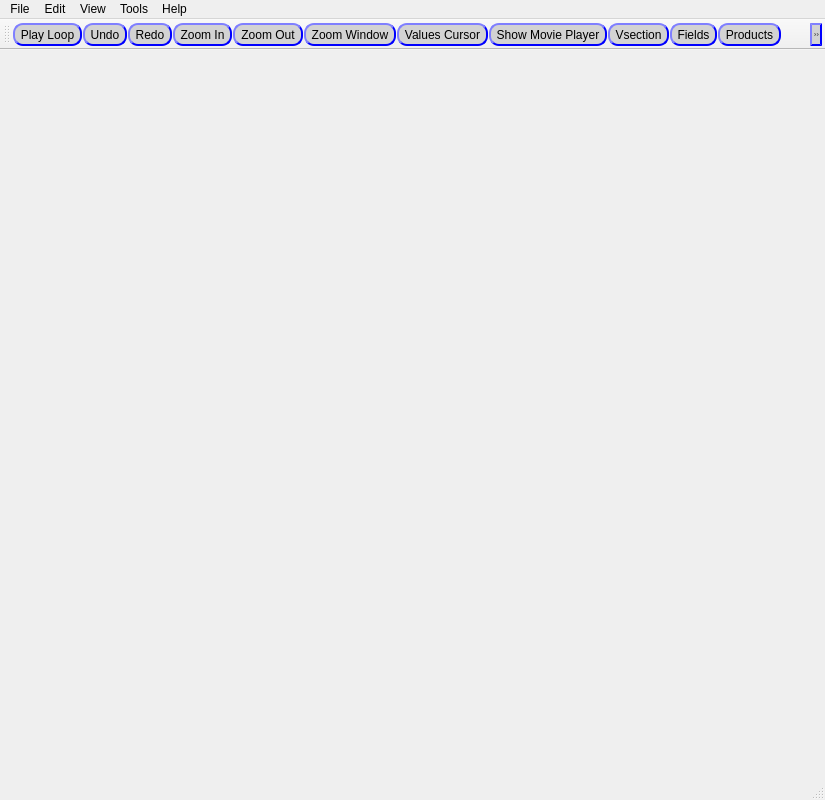
<?xml version="1.0" encoding="UTF-8"?>
<ui version="4.0">
 <class>MainWindow</class>
 <widget class="QMainWindow" name="MainWindow">
  <property name="enabled">
   <bool>true</bool>
  </property>
  <property name="geometry">
   <rect>
    <x>0</x>
    <y>0</y>
    <width>825</width>
    <height>800</height>
   </rect>
  </property>
  <property name="sizePolicy">
   <sizepolicy hsizetype="Preferred" vsizetype="Preferred">
    <horstretch>1</horstretch>
    <verstretch>0</verstretch>
   </sizepolicy>
  </property>
  <property name="windowTitle">
   <string>LUCID Main View</string>
  </property>
  <property name="windowOpacity">
   <double>1.000000000000000</double>
  </property>
  <property name="toolTipDuration">
   <number>-6</number>
  </property>
  <property name="whatsThis">
   <string notr="true"/>
  </property>
  <property name="autoFillBackground">
   <bool>false</bool>
  </property>
  <property name="animated">
   <bool>false</bool>
  </property>
  <property name="documentMode">
   <bool>false</bool>
  </property>
  <widget class="QWidget" name="centralWidget">
   <property name="styleSheet">
    <string notr="true"/>
   </property>
  </widget>
  <widget class="QMenuBar" name="menuBar">
   <property name="geometry">
    <rect>
     <x>0</x>
     <y>0</y>
     <width>825</width>
     <height>22</height>
    </rect>
   </property>
   <widget class="QMenu" name="menuFile">
    <property name="title">
     <string>File</string>
    </property>
    <addaction name="actionNew"/>
    <addaction name="actionOpen"/>
    <addaction name="actionSave"/>
    <addaction name="actionSave_Selection"/>
    <addaction name="actionPrint"/>
    <addaction name="separator"/>
   </widget>
   <widget class="QMenu" name="menuEdit">
    <property name="title">
     <string>Edit</string>
    </property>
    <addaction name="actionUndo"/>
    <addaction name="actionRedo"/>
    <addaction name="separator"/>
    <addaction name="actionCut"/>
    <addaction name="actionCopy"/>
    <addaction name="actionPaste"/>
    <addaction name="separator"/>
    <addaction name="actionReset"/>
    <addaction name="actionReload"/>
   </widget>
   <widget class="QMenu" name="menuView">
    <property name="title">
     <string>View</string>
    </property>
    <widget class="QMenu" name="menuWindow">
     <property name="title">
      <string>Window</string>
     </property>
     <addaction name="actionVsection"/>
    </widget>
    <widget class="QMenu" name="menuShow">
     <property name="title">
      <string>Show</string>
     </property>
     <addaction name="actionMovie_Player"/>
     <addaction name="separator"/>
     <addaction name="actionFields"/>
     <addaction name="actionProducts"/>
     <addaction name="separator"/>
     <addaction name="actionMaps"/>
     <addaction name="actionData_Layers"/>
     <addaction name="actionOverlays"/>
     <addaction name="actionWind_Layer"/>
     <addaction name="actionStatus_Window"/>
     <addaction name="actionMisc_Configuration"/>
    </widget>
    <widget class="QMenu" name="menuZoom">
     <property name="title">
      <string>Zoom</string>
     </property>
     <addaction name="actionZoomIn"/>
     <addaction name="actionZoomOut"/>
     <addaction name="actionZoom_Window"/>
    </widget>
    <widget class="QMenu" name="menuType_Here">
     <property name="title">
      <string>Type Here</string>
     </property>
    </widget>
    <addaction name="menuWindow"/>
    <addaction name="menuShow"/>
    <addaction name="menuZoom"/>
    <addaction name="menuType_Here"/>
   </widget>
   <widget class="QMenu" name="menuTools">
    <property name="title">
     <string>Tools</string>
    </property>
    <addaction name="actionPlay_Loop"/>
    <addaction name="actionValues_Cursor"/>
   </widget>
   <widget class="QMenu" name="menuHelp">
    <property name="title">
     <string>Help</string>
    </property>
    <addaction name="actionView_Tutorial_Page"/>
   </widget>
   <addaction name="menuFile"/>
   <addaction name="menuEdit"/>
   <addaction name="menuView"/>
   <addaction name="menuTools"/>
   <addaction name="menuHelp"/>
  </widget>
  <widget class="QToolBar" name="mainToolBar">
   <property name="windowTitle">
    <string>mainToolbar</string>
   </property>
   <property name="toolTipDuration">
    <number>-1</number>
   </property>
   <property name="styleSheet">
    <string notr="true">
QToolButton {
background-color: lightgray;
    border-style: outset;
    border-width: 2px;
    border-radius: 10px;
    border-color: blue;
    min-width: 1em;
    padding: 1px;
}


QToolButton:checked{
	background-color: gray;
   border-style: inset;
}


</string>
   </property>
   <attribute name="toolBarArea">
    <enum>TopToolBarArea</enum>
   </attribute>
   <attribute name="toolBarBreak">
    <bool>false</bool>
   </attribute>
   <addaction name="actionPlay_Loop"/>
   <addaction name="actionUndo"/>
   <addaction name="actionRedo"/>
   <addaction name="actionZoomIn"/>
   <addaction name="actionZoomOut"/>
   <addaction name="actionZoom_Window"/>
   <addaction name="actionValues_Cursor"/>
   <addaction name="actionMovie_Player"/>
   <addaction name="actionVsection"/>
   <addaction name="actionFields"/>
   <addaction name="actionProducts"/>
   <addaction name="actionMaps"/>
   <addaction name="actionData_Layers"/>
   <addaction name="actionOverlays"/>
   <addaction name="actionWind_Layer"/>
   <addaction name="actionStatus_Window"/>
   <addaction name="actionMisc_Configuration"/>
  </widget>
  <widget class="QStatusBar" name="statusBar"/>
  <action name="actionOpen">
   <property name="icon">
    <iconset>
     <normaloff>:/images/openProject.png</normaloff>:/images/openProject.png</iconset>
   </property>
   <property name="text">
    <string>Load Project</string>
   </property>
   <property name="iconVisibleInMenu">
    <bool>false</bool>
   </property>
  </action>
  <action name="actionSave">
   <property name="icon">
    <iconset>
     <normaloff>:/images/save.png</normaloff>:/images/save.png</iconset>
   </property>
   <property name="text">
    <string>Save Project</string>
   </property>
   <property name="iconVisibleInMenu">
    <bool>false</bool>
   </property>
  </action>
  <action name="actionPrint">
   <property name="icon">
    <iconset>
     <normaloff>:/images/print.png</normaloff>:/images/print.png</iconset>
   </property>
   <property name="text">
    <string>Print</string>
   </property>
   <property name="iconVisibleInMenu">
    <bool>false</bool>
   </property>
  </action>
  <action name="actionView_Tutorial_Page">
   <property name="text">
    <string>View CIDD Manual</string>
   </property>
  </action>
  <action name="actionNew">
   <property name="icon">
    <iconset>
     <normaloff>:/images/newProject.png</normaloff>:/images/newProject.png</iconset>
   </property>
   <property name="text">
    <string>New Project</string>
   </property>
   <property name="iconVisibleInMenu">
    <bool>false</bool>
   </property>
  </action>
  <action name="actionRedo">
   <property name="icon">
    <iconset resource="res.qrc">
     <normaloff>:/images/images/redo.png</normaloff>:/images/images/redo.png</iconset>
   </property>
   <property name="text">
    <string>Redo</string>
   </property>
   <property name="iconVisibleInMenu">
    <bool>false</bool>
   </property>
  </action>
  <action name="actionCut">
   <property name="text">
    <string>Cut</string>
   </property>
  </action>
  <action name="actionCopy">
   <property name="text">
    <string>Copy</string>
   </property>
  </action>
  <action name="actionPaste">
   <property name="text">
    <string>Paste</string>
   </property>
  </action>
  <action name="actionZoomIn">
   <property name="icon">
    <iconset resource="res.qrc">
     <normaloff>:/images/images/ZoomIn.png</normaloff>:/images/images/ZoomIn.png</iconset>
   </property>
   <property name="text">
    <string>Zoom In</string>
   </property>
   <property name="toolTip">
    <string>Zoom In</string>
   </property>
   <property name="iconVisibleInMenu">
    <bool>false</bool>
   </property>
  </action>
  <action name="actionVsection">
   <property name="icon">
    <iconset resource="res.qrc">
     <normaloff>:/images/images/graph.png</normaloff>:/images/images/graph.png</iconset>
   </property>
   <property name="text">
    <string>Vsection</string>
   </property>
  </action>
  <action name="actionFields">
   <property name="checkable">
    <bool>true</bool>
   </property>
   <property name="icon">
    <iconset resource="res.qrc">
     <normaloff>:/images/images/fields.png</normaloff>:/images/images/fields.png</iconset>
   </property>
   <property name="text">
    <string>Fields</string>
   </property>
  </action>
  <action name="actionMaps">
   <property name="checkable">
    <bool>true</bool>
   </property>
   <property name="checked">
    <bool>false</bool>
   </property>
   <property name="enabled">
    <bool>true</bool>
   </property>
   <property name="icon">
    <iconset resource="res.qrc">
     <normaloff>:/images/images/map.png</normaloff>:/images/images/map.png</iconset>
   </property>
   <property name="text">
    <string>Map Layers</string>
   </property>
   <property name="iconVisibleInMenu">
    <bool>false</bool>
   </property>
  </action>
  <action name="actionProducts">
   <property name="checkable">
    <bool>true</bool>
   </property>
   <property name="icon">
    <iconset resource="res.qrc">
     <normaloff>:/images/images/product.png</normaloff>:/images/images/product.png</iconset>
   </property>
   <property name="text">
    <string>Products</string>
   </property>
  </action>
  <action name="actionData_Layers">
   <property name="icon">
    <iconset resource="res.qrc">
     <normaloff>:/images/images/layers.png</normaloff>:/images/images/layers.png</iconset>
   </property>
   <property name="text">
    <string>Grid Data Layers</string>
   </property>
  </action>
  <action name="actionOverlays">
   <property name="icon">
    <iconset resource="res.qrc">
     <normaloff>:/images/images/outline.png</normaloff>:/images/images/outline.png</iconset>
   </property>
   <property name="text">
    <string>Overlays</string>
   </property>
   <property name="toolTip">
    <string>Overlays</string>
   </property>
  </action>
  <action name="actionWind_Layer">
   <property name="icon">
    <iconset resource="res.qrc">
     <normaloff>:/images/images/wind.png</normaloff>:/images/images/wind.png</iconset>
   </property>
   <property name="text">
    <string>Wind Layers</string>
   </property>
  </action>
  <action name="actionStatus_Window">
   <property name="icon">
    <iconset resource="res.qrc">
     <normaloff>:/images/images/statusWindow.png</normaloff>:/images/images/statusWindow.png</iconset>
   </property>
   <property name="text">
    <string>Status Window</string>
   </property>
  </action>
  <action name="actionSave_Selection">
   <property name="text">
    <string>Save Selection</string>
   </property>
  </action>
  <action name="actionReset">
   <property name="text">
    <string>Reset</string>
   </property>
  </action>
  <action name="actionReload">
   <property name="text">
    <string>Reload</string>
   </property>
  </action>
  <action name="actionMovie_Player">
   <property name="checkable">
    <bool>true</bool>
   </property>
   <property name="icon">
    <iconset resource="res.qrc">
     <normaloff>:/images/images/play.png</normaloff>:/images/images/play.png</iconset>
   </property>
   <property name="text">
    <string>Show Movie Player</string>
   </property>
   <property name="toolTip">
    <string>Show Movie Player Widget</string>
   </property>
  </action>
  <action name="actionUndo">
   <property name="icon">
    <iconset resource="res.qrc">
     <normaloff>:/images/images/Undo.png</normaloff>:/images/images/Undo.png</iconset>
   </property>
   <property name="text">
    <string>Undo</string>
   </property>
   <property name="iconVisibleInMenu">
    <bool>false</bool>
   </property>
  </action>
  <action name="actionZoomOut">
   <property name="icon">
    <iconset resource="res.qrc">
     <normaloff>:/images/images/ZoomOut.png</normaloff>:/images/images/ZoomOut.png</iconset>
   </property>
   <property name="text">
    <string>Zoom Out</string>
   </property>
   <property name="iconVisibleInMenu">
    <bool>false</bool>
   </property>
  </action>
  <action name="actionZoom_Window">
   <property name="icon">
    <iconset resource="res.qrc">
     <normaloff>:/images/images/zoomOptions.png</normaloff>:/images/images/zoomOptions.png</iconset>
   </property>
   <property name="text">
    <string>Zoom Window</string>
   </property>
  </action>
  <action name="actionPlay_Loop">
   <property name="icon">
    <iconset resource="res.qrc">
     <normaloff>:/images/images/loop.png</normaloff>:/images/images/loop.png</iconset>
   </property>
   <property name="text">
    <string>Play Loop</string>
   </property>
  </action>
  <action name="actionValues_Cursor">
   <property name="checkable">
    <bool>true</bool>
   </property>
   <property name="icon">
    <iconset resource="res.qrc">
     <normaloff>:/images/images/valuesCursor.png</normaloff>:/images/images/valuesCursor.png</iconset>
   </property>
   <property name="text">
    <string>Values Cursor</string>
   </property>
  </action>
  <action name="actionMisc_Configuration">
   <property name="icon">
    <iconset resource="res.qrc">
     <normaloff>:/images/images/misc.png</normaloff>:/images/images/misc.png</iconset>
   </property>
   <property name="text">
    <string>Misc Configuration</string>
   </property>
  </action>
 </widget>
 <layoutdefault spacing="6" margin="11"/>
 <resources>
  <include location="res.qrc"/>
 </resources>
 <connections/>
</ui>
